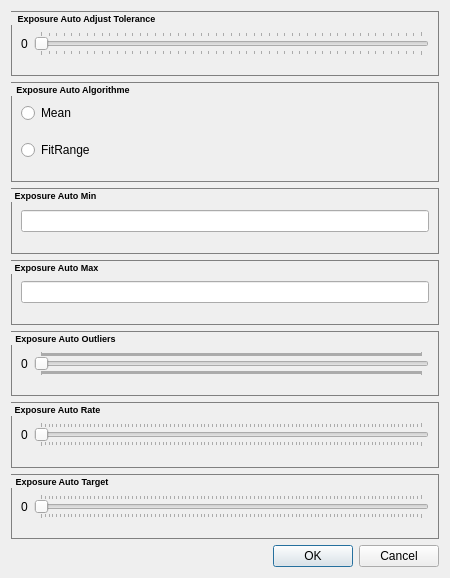
<?xml version="1.0" encoding="UTF-8"?>
<ui version="4.0">
 <class>Form</class>
 <widget class="QWidget" name="Form">
  <property name="geometry">
   <rect>
    <x>0</x>
    <y>0</y>
    <width>450</width>
    <height>578</height>
   </rect>
  </property>
  <property name="windowTitle">
   <string>Form</string>
  </property>
  <property name="styleSheet">
   <string notr="true">QGroupBox{
	border: 1px solid grey;
	font: bold 7pt
}</string>
  </property>
  <layout class="QVBoxLayout" name="verticalLayout">
   <item>
    <widget class="QGroupBox" name="groupBox">
     <property name="minimumSize">
      <size>
       <width>0</width>
       <height>65</height>
      </size>
     </property>
     <property name="title">
      <string>Exposure Auto Adjust Tolerance</string>
     </property>
     <layout class="QHBoxLayout" name="horizontalLayout_6">
      <item>
       <widget class="QLabel" name="exposureAutoAdjustTolLabel">
        <property name="text">
         <string>0</string>
        </property>
       </widget>
      </item>
      <item>
       <widget class="QSlider" name="exposureAutoAdjustTolSlider">
        <property name="maximum">
         <number>50</number>
        </property>
        <property name="orientation">
         <enum>Qt::Horizontal</enum>
        </property>
        <property name="tickPosition">
         <enum>QSlider::TicksBothSides</enum>
        </property>
       </widget>
      </item>
     </layout>
    </widget>
   </item>
   <item>
    <widget class="QGroupBox" name="exposureAutoAlgGroupBox">
     <property name="minimumSize">
      <size>
       <width>0</width>
       <height>100</height>
      </size>
     </property>
     <property name="title">
      <string>Exposure Auto Algorithme</string>
     </property>
     <layout class="QVBoxLayout" name="verticalLayout_2">
      <item>
       <widget class="QRadioButton" name="meanRadioButton">
        <property name="text">
         <string>Mean</string>
        </property>
       </widget>
      </item>
      <item>
       <widget class="QRadioButton" name="fitRangeRadioButton">
        <property name="text">
         <string>FitRange</string>
        </property>
       </widget>
      </item>
     </layout>
    </widget>
   </item>
   <item>
    <widget class="QGroupBox" name="groupBox_3">
     <property name="minimumSize">
      <size>
       <width>0</width>
       <height>65</height>
      </size>
     </property>
     <property name="title">
      <string>Exposure Auto Min</string>
     </property>
     <layout class="QHBoxLayout" name="horizontalLayout_5">
      <item>
       <widget class="QLineEdit" name="exposureAutoMinLineEdit"/>
      </item>
     </layout>
    </widget>
   </item>
   <item>
    <widget class="QGroupBox" name="groupBox_4">
     <property name="minimumSize">
      <size>
       <width>0</width>
       <height>65</height>
      </size>
     </property>
     <property name="title">
      <string>Exposure Auto Max</string>
     </property>
     <layout class="QHBoxLayout" name="horizontalLayout_4">
      <item>
       <widget class="QLineEdit" name="exposureAutoMaxLineEdit"/>
      </item>
     </layout>
    </widget>
   </item>
   <item>
    <widget class="QGroupBox" name="groupBox_5">
     <property name="minimumSize">
      <size>
       <width>0</width>
       <height>65</height>
      </size>
     </property>
     <property name="title">
      <string>Exposure Auto Outliers</string>
     </property>
     <layout class="QHBoxLayout" name="horizontalLayout_3">
      <item>
       <widget class="QLabel" name="exposureAutoOutliersLabel">
        <property name="text">
         <string>0</string>
        </property>
       </widget>
      </item>
      <item>
       <widget class="QSlider" name="exposureAutoOutliersSlider">
        <property name="maximum">
         <number>10000</number>
        </property>
        <property name="singleStep">
         <number>1</number>
        </property>
        <property name="pageStep">
         <number>10</number>
        </property>
        <property name="orientation">
         <enum>Qt::Horizontal</enum>
        </property>
        <property name="tickPosition">
         <enum>QSlider::TicksBothSides</enum>
        </property>
       </widget>
      </item>
     </layout>
    </widget>
   </item>
   <item>
    <widget class="QGroupBox" name="groupBox_7">
     <property name="minimumSize">
      <size>
       <width>0</width>
       <height>65</height>
      </size>
     </property>
     <property name="title">
      <string>Exposure Auto Rate</string>
     </property>
     <layout class="QHBoxLayout" name="horizontalLayout_2">
      <item>
       <widget class="QLabel" name="exposureAutoRateLabel">
        <property name="text">
         <string>0</string>
        </property>
       </widget>
      </item>
      <item>
       <widget class="QSlider" name="exposureAutoRateSlider">
        <property name="maximum">
         <number>100</number>
        </property>
        <property name="orientation">
         <enum>Qt::Horizontal</enum>
        </property>
        <property name="tickPosition">
         <enum>QSlider::TicksBothSides</enum>
        </property>
       </widget>
      </item>
     </layout>
    </widget>
   </item>
   <item>
    <widget class="QGroupBox" name="groupBox_6">
     <property name="minimumSize">
      <size>
       <width>0</width>
       <height>65</height>
      </size>
     </property>
     <property name="title">
      <string>Exposure Auto Target</string>
     </property>
     <layout class="QHBoxLayout" name="horizontalLayout">
      <item>
       <widget class="QLabel" name="exposureAutoTargetLabel">
        <property name="text">
         <string>0</string>
        </property>
       </widget>
      </item>
      <item>
       <widget class="QSlider" name="exposureAutoTargetSlider">
        <property name="maximum">
         <number>100</number>
        </property>
        <property name="orientation">
         <enum>Qt::Horizontal</enum>
        </property>
        <property name="tickPosition">
         <enum>QSlider::TicksBothSides</enum>
        </property>
       </widget>
      </item>
     </layout>
    </widget>
   </item>
   <item>
    <widget class="QDialogButtonBox" name="buttonBox">
     <property name="standardButtons">
      <set>QDialogButtonBox::Cancel|QDialogButtonBox::Ok</set>
     </property>
    </widget>
   </item>
  </layout>
 </widget>
 <resources/>
 <connections>
  <connection>
   <sender>exposureAutoTargetSlider</sender>
   <signal>valueChanged(int)</signal>
   <receiver>exposureAutoTargetLabel</receiver>
   <slot>setNum(int)</slot>
   <hints>
    <hint type="sourcelabel">
     <x>218</x>
     <y>558</y>
    </hint>
    <hint type="destinationlabel">
     <x>24</x>
     <y>559</y>
    </hint>
   </hints>
  </connection>
  <connection>
   <sender>exposureAutoRateSlider</sender>
   <signal>valueChanged(int)</signal>
   <receiver>exposureAutoRateLabel</receiver>
   <slot>setNum(int)</slot>
   <hints>
    <hint type="sourcelabel">
     <x>218</x>
     <y>473</y>
    </hint>
    <hint type="destinationlabel">
     <x>24</x>
     <y>474</y>
    </hint>
   </hints>
  </connection>
  <connection>
   <sender>exposureAutoOutliersSlider</sender>
   <signal>valueChanged(int)</signal>
   <receiver>exposureAutoOutliersLabel</receiver>
   <slot>setNum(int)</slot>
   <hints>
    <hint type="sourcelabel">
     <x>218</x>
     <y>388</y>
    </hint>
    <hint type="destinationlabel">
     <x>24</x>
     <y>389</y>
    </hint>
   </hints>
  </connection>
  <connection>
   <sender>exposureAutoAdjustTolSlider</sender>
   <signal>valueChanged(int)</signal>
   <receiver>exposureAutoAdjustTolLabel</receiver>
   <slot>setNum(int)</slot>
   <hints>
    <hint type="sourcelabel">
     <x>218</x>
     <y>47</y>
    </hint>
    <hint type="destinationlabel">
     <x>24</x>
     <y>48</y>
    </hint>
   </hints>
  </connection>
 </connections>
</ui>
